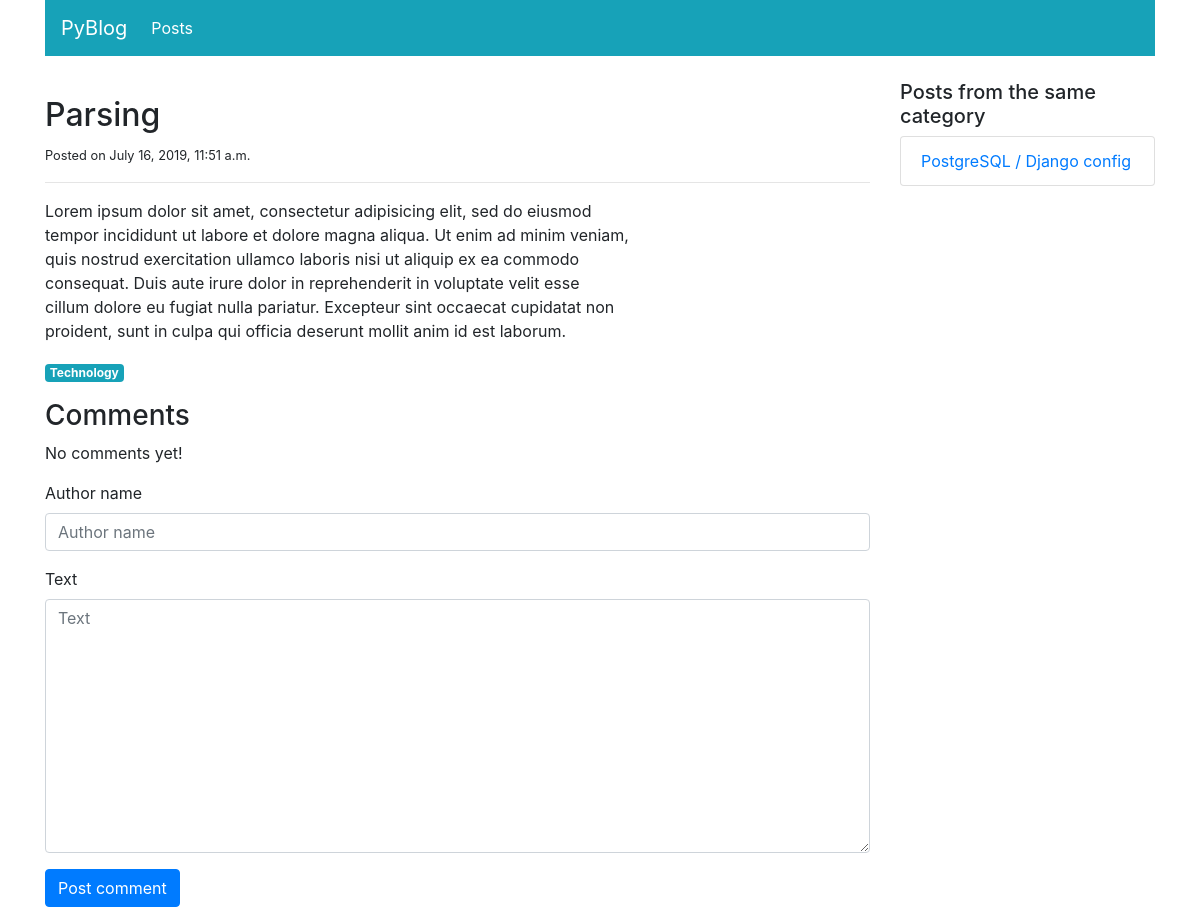
/blog/posts/detail/2/, run on an earlier commit of the app's database.
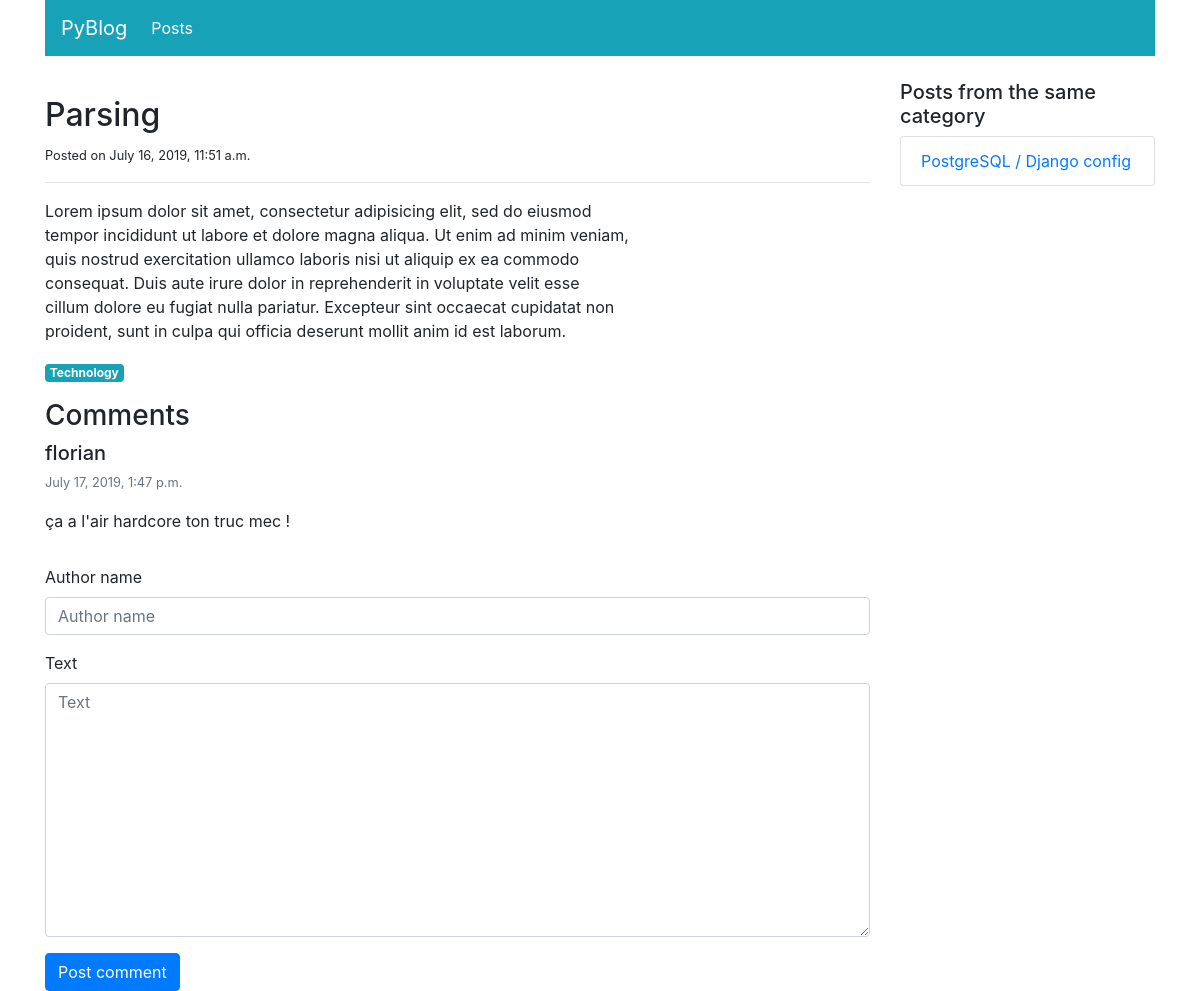
And on a later commit of the database.
### blog/models.py (models this page shows, shortened)
class Post(models.Model):
    title = models.CharField(max_length=100)
    published = models.BooleanField(default=False)
    text = models.TextField(blank=True)
    created_at = models.DateTimeField(auto_now_add=True)
    category = models.ForeignKey('PostCategory',
                                 null=True, # autorise à avoir une valeur null dans la bdd
                                 blank=True, # autorise à avoir un input vide
                                 on_delete=models.DO_NOTHING)

class Comment(models.Model):
    STATUS_VISIBLE = 'visible'
    STATUS_HIDDEN = 'hidden'
    STATUS_MODERATED = 'moderated'
    STATUS_CHOICES = (
        (STATUS_VISIBLE, 'Visible'),
        (STATUS_HIDDEN, 'Hidden'),
        (STATUS_MODERATED, 'Moderated'),
    )
    author_name = models.CharField(max_length=100)
    text = models.TextField()
    status = models.CharField(max_length=20,
                              default=STATUS_VISIBLE,
                              choices=STATUS_CHOICES)
    moderation_text = models.CharField(max_length=200, blank=True)
    created_at = models.DateTimeField(auto_now_add=True)
    post = models.ForeignKey('Post',
                             on_delete=models.CASCADE,
                             related_name='comments',)

### blog/views.py (the view)
# urls.py: path('posts/detail/<int:post_id>/', views.post_detail, name='post-detail'),
def post_detail(request, post_id, message=''):
    post = get_object_or_404(Post, pk=post_id)
    posts_same_category = Post.objects.filter(published=True, category=post.category)\
        .exclude(pk=post_id)
    comments = post.comments.exclude(status=Comment.STATUS_HIDDEN).order_by('created_at')
    if request.method == 'POST':
        comment_form = CreateCommentForm(request.POST)
        if comment_form.is_valid():
            comment = comment_form.save(commit=False)
            comment.post = post
            comment.save()
            return HttpResponseRedirect(reverse('post-detail-message', args=[post.pk, "You're comment has been posted!"]) + '#comments' )
    else:
        comment_form = CreateCommentForm()
    context = {
        'navigation_items': navigation.navigation_items(navigation.NAV_POSTS),
        'post': post,
        'posts_same_category': posts_same_category,
        'comments': comments,
        'comment_form': comment_form,
        'message': message,
    }
    return render(request, 'blog/post_detail.html', context)

### blog/forms.py
class CreateCommentForm(forms.ModelForm):
    class Meta:
        model = Comment
        fields = ['author_name', 'text']

### blog/models.py (called while the page is built)
    def slug(self):
        return slugify(self.name)

### blog/navigation.py (called while the page is built)
def navigation_items(selected_item):
    items = []
    for name, url in NAV_ITEMS:
        items.append({
            'name': name,
            'url': url,
            'active': True if selected_item == name else False
         })
    return items

### blog/templates/blog/post_detail.html (shortened to what this page needs)
{% extends 'base.html' %}
{% load static %}
{% load bootstrap4 %}
{% block content %}
<div class="col-sm-9" xmlns="http://www.w3.org/1999/html">
    <div class="mt-3">
        <h2> {{ post.title }} </h2>
        <small> Posted on {{ post.created_at }} </small>
        <hr>
        <p class="text-muted">
            {{ post.text|linebreaks|safe }}
        </p>
        <a class="badge badge-info" href="{% url 'post-list' post.category.slug %}">{{ post.category.name|capfirst }}</a>
    </div>
    <div class="mt-3" id="comments">
        <h3>Comments</h3>
        <ul class="list-unstyled">
            {% for comment in comments %}
            <li class="media">
                <div class="media-body">
                    <h5 class="mt-0 mb-1"> {{ comment.author_name }} </h5>
                    <p>
                        <small class="text-muted"> {{ comment.created_at }} </small> </p>
                    <p>
                        {% if comment.status == 'moderated' %}
                         <span class="font-weight-light font-italic text-muted">
                             [[ Moderated comment: {{ comment.moderation_text }} ]]
                         </span>
                        {% else %}
                            {{ comment.text }}
                        {% endif %}
                    </p>
                </div>
            </li>
            {% empty %}
            <li class="media">No comments yet!</li>
            {% endfor %}
        </ul>
        <form action="{% url 'post-detail' post.pk %}" method="post" class="form">
            {% bootstrap_form comment_form %}
            {% buttons %}
                 <button type="submit" class="btn btn-primary"> Post comment </button>
            {% endbuttons %}
    </div>
</div>
<div class="col-sm-3">
    <h5>Posts from the same category</h5>
    <ul class="list-group">
        {% for post in posts_same_category %}
            <li class="list-group-item">
                <a href="{% url 'post-detail' post.pk %}"> {{ post.title|truncatewords:4 }} </a>
            </li>
        {% empty %}
        This is the only post !
        {% endfor %}
    </ul>
</div>
{% endblock content %}

What changed in the data, as far as the page shows it:
added Comment: author_name "florian", created_at "July 17, 2019, 1:47 p.m.", text "ça a l'air hardcore ton truc mec !"
Also different on the page:
text no longer shown: "No comments yet!"
